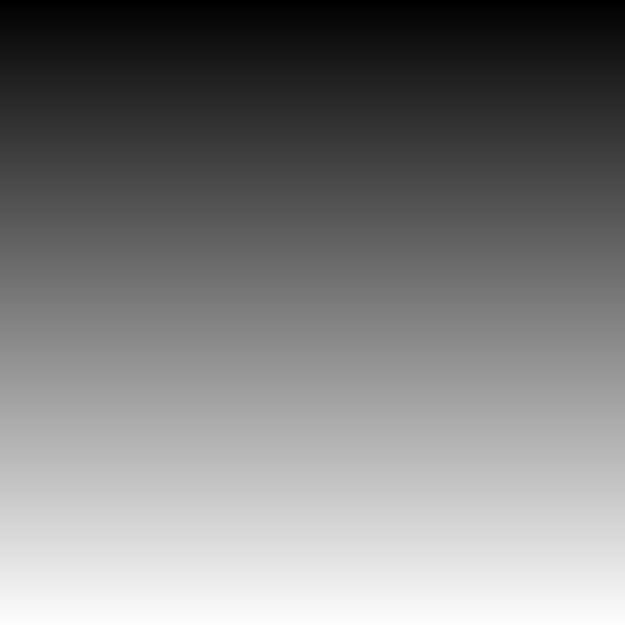
#> input picture CV_ЗОШ/img/grad_grayscale.png, 1250 x 1250 px (shown at 1/2 size); the run also reads 1 picture not shown here
$ jupyter execute --allow-errors Lecture_3.ipynb   (shell and % lines are left out)   (older library calls are emulated)
#> lines starting #> are read from the running program, lines starting #| are printed output that depends on the picture; after the words box and inside, x2 and y2 are one past the last pixel; in counts of white or black regions, pixels touching at a corner belong together
# Лекция №3

## Simple Thresholding

Here, the matter is straight forward. If pixel value is greater than a threshold value, it is assigned one value (may be white), else it is assigned another value (may be black). The function used is __cv2.threshold__. First argument is the source image, which __should be a grayscale image__. Second argument is the threshold value which is used to classify the pixel values. Third argument is the maxVal which represents the value to be given if pixel value is more than (sometimes less than) the threshold value. OpenCV provides different styles of thresholding and it is decided by the fourth parameter of the function. Different types are:

cv2.THRESH_BINARY

cv2.THRESH_BINARY_INV

cv2.THRESH_TRUNC

cv2.THRESH_TOZERO

cv2.THRESH_TOZERO_INV

Documentation clearly explain what each type is meant for. Please check out the documentation.

Two outputs are obtained. First one is a __retval__ which will be explained later. Second output is our thresholded image.

[cell 1]
import numpy as np
import cv2
import matplotlib.pyplot as plt

[cell 2]
img = cv2.imread('img/grad_grayscale.png',0)
#> img is the input picture: shape (1250, 1250); min 0, max 253, mean 126.4

ret,thresh1 = cv2.threshold(img,127,255,cv2.THRESH_BINARY)
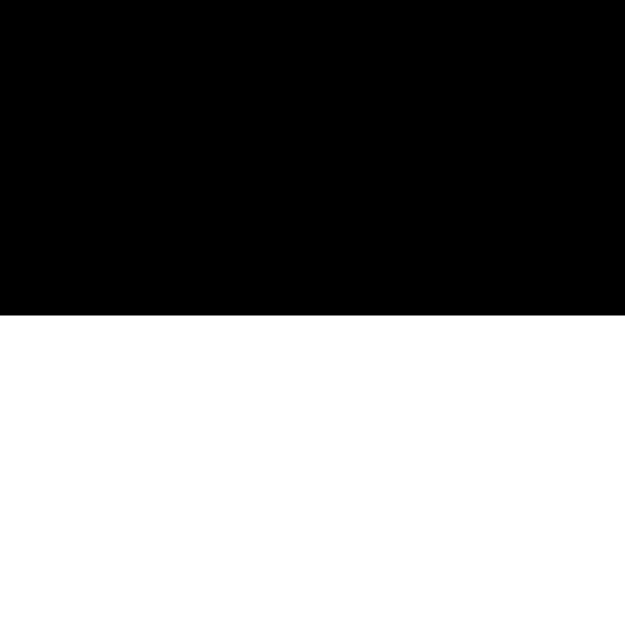
#> thresh1: shape (1250, 1250) (shown at 1/2 size); 49.5% white; 1 white region, box (x1, y1, x2, y2) and area: (0, 631, 1250, 1250) 773750
ret,thresh2 = cv2.threshold(img,127,255,cv2.THRESH_BINARY_INV)
ret,thresh3 = cv2.threshold(img,127,255,cv2.THRESH_TRUNC)
ret,thresh4 = cv2.threshold(img,127,255,cv2.THRESH_TOZERO)
ret,thresh5 = cv2.threshold(img,127,255,cv2.THRESH_TOZERO_INV)
titles = ['Original Image','BINARY','BINARY_INV','TRUNC','TOZERO','TOZERO_INV']
images = [img, thresh1, thresh2, thresh3, thresh4, thresh5]
for i in range(6):
    plt.subplot(2,3,i+1),plt.imshow(images[i],'gray')
    plt.title(titles[i])
    plt.xticks([]),plt.yticks([])
plt.show()

## Adaptive Thresholding

In the previous section, we used a global value as threshold value. But it may not be good in all the conditions where image has different lighting conditions in different areas. In that case, we go for adaptive thresholding. In this, the algorithm calculate the threshold for a small regions of the image. So we get different thresholds for different regions of the same image and it gives us better results for images with varying illumination.

It has three ‘special’ input params and only one output argument.

Adaptive Method - It decides how thresholding value is calculated.

cv2.ADAPTIVE_THRESH_MEAN_C : threshold value is the mean of neighbourhood area.
cv2.ADAPTIVE_THRESH_GAUSSIAN_C : threshold value is the weighted sum of neighbourhood values where weights are a gaussian window.
Block Size - It decides the size of neighbourhood area.

C - It is just a constant which is subtracted from the mean or weighted mean calculated.

Below piece of code compares global thresholding and adaptive thresholding for an image with varying illumination:

[cell 3]
img = cv2.imread('img/sudoku.jpg')
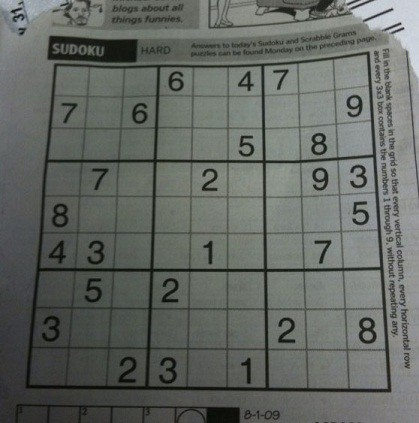
#> input picture CV_ЗОШ/img/sudoku.jpg, 419 x 423 px
#> img is the input picture: shape (423, 419, 3); mean B, G, R 98.9, 103.6, 99.4
img = cv2.cvtColor(img, cv2.COLOR_RGB2GRAY)
#> img: shape (423, 419)
img = cv2.medianBlur(img,5)
ret,th1 = cv2.threshold(img,127,255,cv2.THRESH_BINARY)
#> th1: shape (423, 419); 25.7% white; 62 white regions (31 under 20 px), largest, box (x1, y1, x2, y2) and area: (194, 0, 419, 423) 16594, (265, 56, 372, 160) 8919, (266, 158, 380, 268) 8647
th2 = cv2.adaptiveThreshold(img,255,cv2.ADAPTIVE_THRESH_MEAN_C,cv2.THRESH_BINARY,11,2)
#> th2: shape (423, 419); 77.1% white; 774 black regions (571 under 20 px), largest, box (x1, y1, x2, y2) and area: (25, 51, 392, 393) 10166, (141, 0, 404, 49) 3627, (47, 36, 138, 62) 1325
th3 = cv2.adaptiveThreshold(img,255,cv2.ADAPTIVE_THRESH_GAUSSIAN_C,cv2.THRESH_BINARY,11,2)
#> th3: shape (423, 419); 80.6% white; 829 black regions (587 under 20 px), largest, box (x1, y1, x2, y2) and area: (25, 52, 391, 393) 9350, (139, 0, 401, 47) 1845, (47, 36, 138, 63) 1222
titles = ['Original Image', 'Global Thresholding (v = 127)',
            'Adaptive Mean Thresholding', 'Adaptive Gaussian Thresholding']
images = [img, th1, th2, th3]
for i in range(4):
    plt.subplot(2,2,i+1),plt.imshow(images[i],'gray')
    plt.title(titles[i])
    plt.xticks([]),plt.yticks([])
plt.show()

## Otsu’s Binarization
In the first section, I told you there is a second parameter retVal. Its use comes when we go for Otsu’s Binarization. So what is it?

In global thresholding, we used an arbitrary value for threshold value, right? So, how can we know a value we selected is good or not? Answer is, trial and error method. But consider a bimodal image (In simple words, bimodal image is an image whose histogram has two peaks). For that image, we can approximately take a value in the middle of those peaks as threshold value, right ? That is what Otsu binarization does. So in simple words, it automatically calculates a threshold value from image histogram for a bimodal image. (For images which are not bimodal, binarization won’t be accurate.)

For this, our cv2.threshold() function is used, but pass an extra flag, cv2.THRESH_OTSU. For threshold value, simply pass zero. Then the algorithm finds the optimal threshold value and returns you as the second output, retVal. If Otsu thresholding is not used, retVal is same as the threshold value you used.

Check out below example. Input image is a noisy image. In first case, I applied global thresholding for a value of 127. In second case, I applied Otsu’s thresholding directly. In third case, I filtered image with a 5x5 gaussian kernel to remove the noise, then applied Otsu thresholding. See how noise filtering improves the result.

[cell 4]
img = cv2.imread('img/laba.jpg')
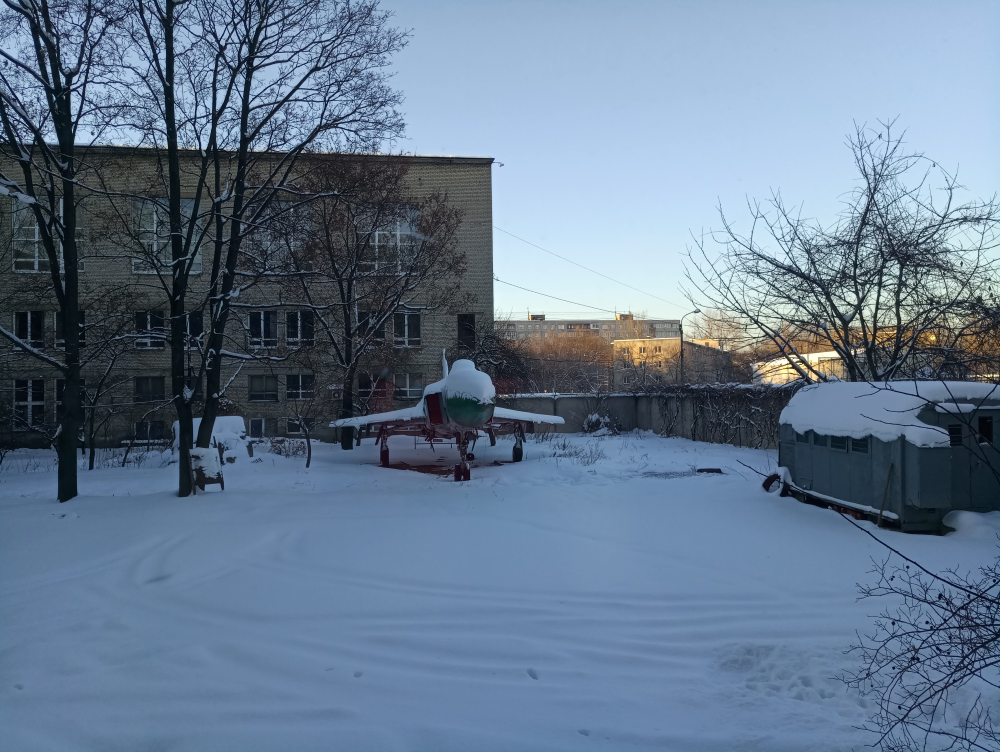
#> input picture CV_ЗОШ/img/laba.jpg, 4000 x 3008 px (shown at 1/4 size)
#> img is the input picture: shape (3008, 4000, 3); mean B, G, R 144.6, 122.2, 102.3
img = cv2.cvtColor(img, cv2.COLOR_RGB2GRAY)
#> img: shape (3008, 4000)
noise_img = img.copy()
mask = np.random.randint(0,2,size=noise_img.shape).astype(np.bool)
r = np.random.rand(*noise_img.shape)*np.max(noise_img)
noise_img[mask] = r[mask]

img = noise_img


# global thresholding
ret1,th1 = cv2.threshold(img,127,255,cv2.THRESH_BINARY)
#> th1: shape (3008, 4000); 55% white; black in thin lines or dots
# Otsu's thresholding
ret2,th2 = cv2.threshold(img,0,255,cv2.THRESH_BINARY+cv2.THRESH_OTSU)
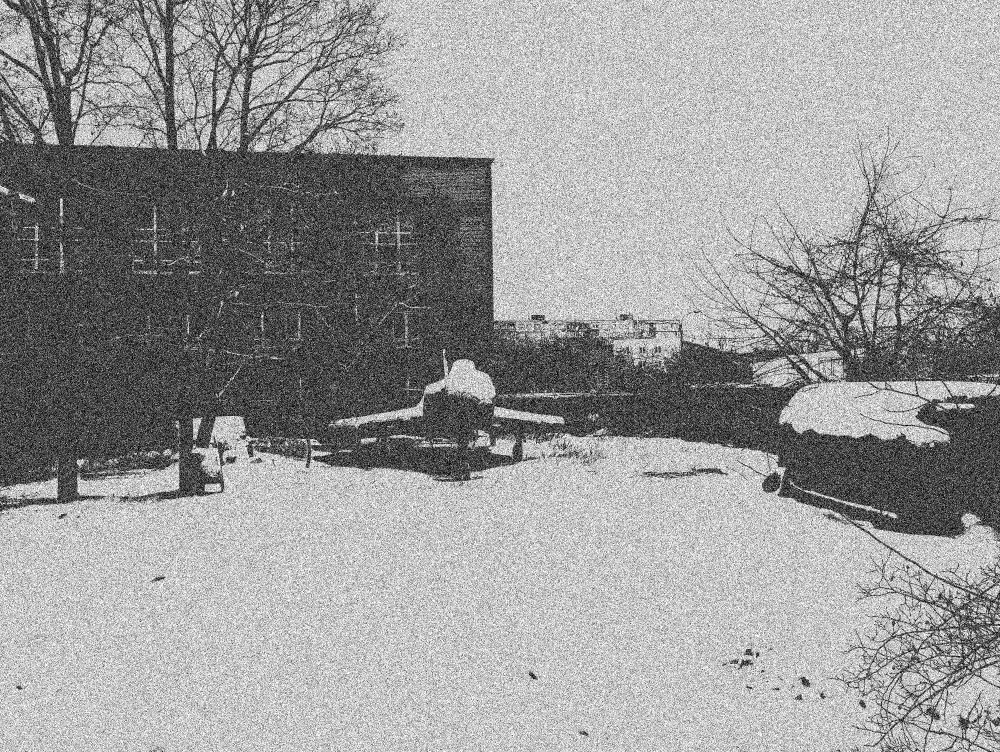
#> th2: shape (3008, 4000) (shown at 1/4 size); 60.5% white; black in thin lines or dots
#> ret2 = 114
# Otsu's thresholding after Gaussian filtering
blur = cv2.GaussianBlur(img,(5,5),0)
ret3,th3 = cv2.threshold(blur,0,255,cv2.THRESH_BINARY+cv2.THRESH_OTSU)
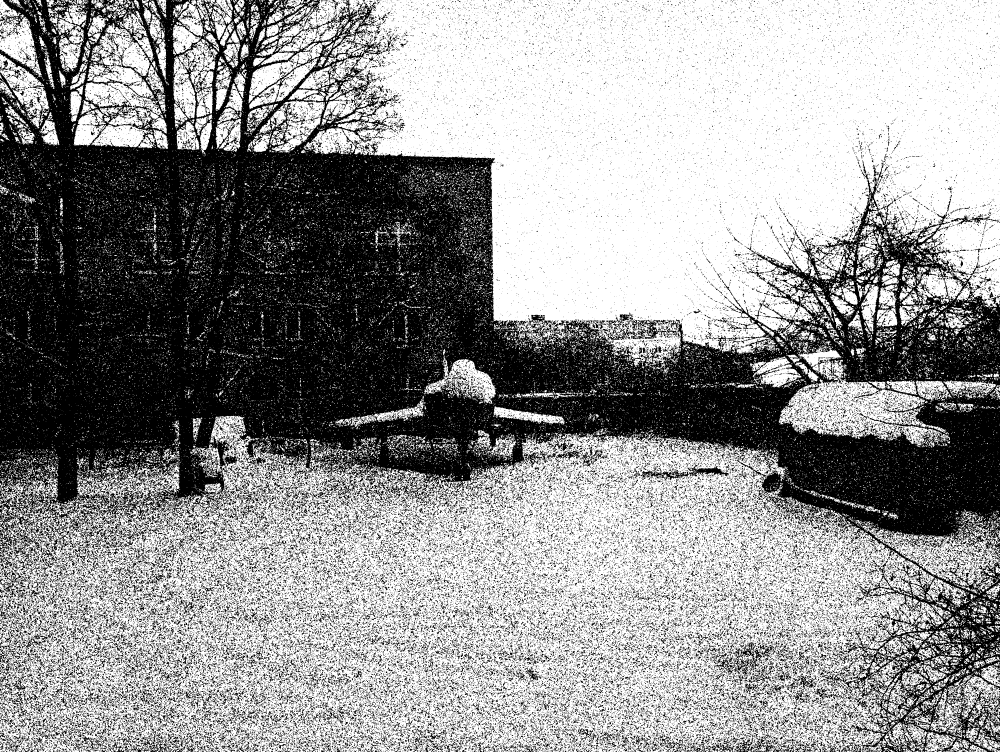
#> th3: shape (3008, 4000) (shown at 1/4 size); 57.4% white; 73658 black regions (59640 under 20 px), largest, box (x1, y1, x2, y2) and area: (0, 0, 4000, 3008) 3929570, (2931, 2568, 3049, 2708) 5191, (2550, 1279, 2665, 1356) 3289
#> ret3 = 122
# plot all the images and their histograms
images = [img, 0, th1,
          img, 0, th2,
          blur, 0, th3]
titles = ['Original Noisy Image','Histogram','Global Thresholding (v=127)',
          'Original Noisy Image','Histogram',"Otsu's Thresholding",
          'Gaussian filtered Image','Histogram',"Otsu's Thresholding"]
for i in range(3):
    plt.subplot(3,3,i*3+1),plt.imshow(images[i*3],'gray')
    plt.title(titles[i*3]), plt.xticks([]), plt.yticks([])
    plt.subplot(3,3,i*3+2),plt.hist(images[i*3].ravel(),256)
    plt.title(titles[i*3+1]), plt.xticks([]), plt.yticks([])
    plt.subplot(3,3,i*3+3),plt.imshow(images[i*3+2],'gray')
    plt.title(titles[i*3+2]), plt.xticks([]), plt.yticks([])
plt.show()

Как работает merge нескольких методов для трешхолда?
***
Разобраться надо с распределением на зашумленной гистограмме

# Контур и как его найти

## Оператор Лапласа

It calculates the Laplacian of the image given by the relation,
$
\Delta src = \frac{\partial ^2{src}}{\partial x^2} + \frac{\partial ^2{src}}{\partial y^2}
$
where each derivative is found using Sobel derivatives. If ksize = 1, then following kernel is used for filtering:
$$
\begin{equation*}
\ K = \begin{vmatrix}
0 & \ 1 & \ 0 \\
1 & \ -4 & \ 1 \\
0 & \ 1 & \ 0
\end{vmatrix}
\end{equation*}
$$

[cell 5]
img = cv2.imread('img/road_2.jpg')
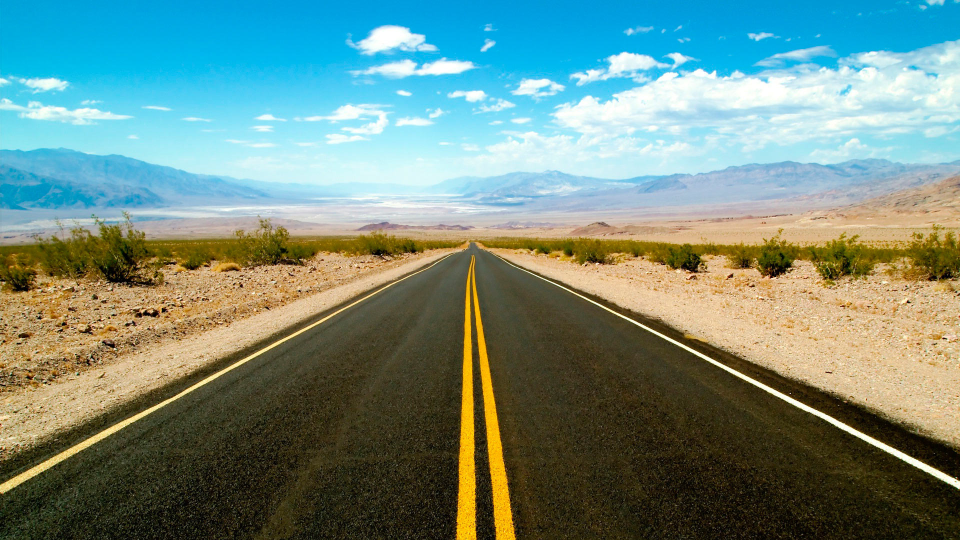
#> input picture CV_ЗОШ/img/road_2.jpg, 1920 x 1080 px (shown at 1/2 size)
#> img is the input picture: shape (1080, 1920, 3); mean B, G, R 127.9, 139, 112.9
gray_img = cv2.cvtColor(img, cv2.COLOR_RGB2GRAY)

laplac = cv2.Laplacian(gray_img, cv2.THRESH_BINARY, scale=0.01, ksize=5)

fig, m_axs = plt.subplots(1,2, figsize=(14,12))
ax1, ax2 = m_axs

ax1.set_title('gray')
ax1.imshow(gray_img, cmap='gray')
ax2.set_title('laplaccian')
ax2.imshow(laplac, cmap='gray');

## Детектор границ Кенни (Canny)

https://ru.wikipedia.org/wiki/%D0%9E%D0%BF%D0%B5%D1%80%D0%B0%D1%82%D0%BE%D1%80_%D0%9A%D1%8D%D0%BD%D0%BD%D0%B8

Theory
Canny Edge Detection is a popular edge detection algorithm. It was developed by John F. __Canny in:__

1. It is a multi-stage algorithm and we will go through each stages.

2. __Noise Reduction__

Since edge detection is susceptible to noise in the image, first step is to remove the noise in the image with a 5x5 Gaussian filter. We have already seen this in previous chapters.

3. __Finding Intensity Gradient of the Image__

Smoothened image is then filtered with a Sobel kernel in both horizontal and vertical direction to get first derivative in horizontal direction ( Gx) and vertical direction ( Gy). From these two images, we can find edge gradient and direction for each pixel as follows:

$$
Edge(G) = \sqrt{ G_x^2 + G_y^2}
$$
$$
Angle(\theta) = \tan^{-1}(\frac{G_x}{G_y})
$$

Gradient direction is always perpendicular to edges. It is rounded to one of four angles representing vertical, horizontal and two diagonal directions.

4. __Non-maximum Suppression__

After getting gradient magnitude and direction, a full scan of image is done to remove any unwanted pixels which may not constitute the edge. For this, at every pixel, pixel is checked if it is a local maximum in its neighborhood in the direction of gradient. Check the image below:

img

Point A is on the edge ( in vertical direction). Gradient direction is normal to the edge. Point B and C are in gradient directions. So point A is checked with point B and C to see if it forms a local maximum. If so, it is considered for next stage, otherwise, it is suppressed ( put to zero).

In short, the result you get is a binary image with "thin edges".

5. __Hysteresis Thresholding__

This stage decides which are all edges are really edges and which are not. For this, we need two threshold values, minVal and maxVal. Any edges with intensity gradient more than maxVal are sure to be edges and those below minVal are sure to be non-edges, so discarded. Those who lie between these two thresholds are classified edges or non-edges based on their connectivity. If they are connected to "sure-edge" pixels, they are considered to be part of edges. Otherwise, they are also discarded. See the image below:

img

The edge A is above the maxVal, so considered as "sure-edge". Although edge C is below maxVal, it is connected to edge A, so that also considered as valid edge and we get that full curve. But edge B, although it is above minVal and is in same region as that of edge C, it is not connected to any "sure-edge", so that is discarded. So it is very important that we have to select minVal and maxVal accordingly to get the correct result.

This stage also removes small pixels noises on the assumption that edges are long lines.

So what we finally get is strong edges in the image.

### Canny Edge Detection in OpenCV

OpenCV puts all the above in single function, __cv2.Canny()__. We will see how to use it. First argument is our input image. Second and third arguments are our minVal and maxVal respectively. Third argument is aperture_size. It is the size of Sobel kernel used for find image gradients. By default it is 3. Last argument is L2gradient which specifies the equation for finding gradient magnitude. If it is True, it uses the equation mentioned above which is more accurate, otherwise it uses this function: Edge_Gradient($G$) = |$G_x$| + |$G_y$|. By default, it is False.

[cell 6]
img = cv2.imread('img/road_2.jpg')
img = cv2.cvtColor(img, cv2.COLOR_RGB2GRAY)
#img = cv2.resize(img, (1500, 1000))

#sobel = cv2.Sobel(img, cv2.CV_64F, 0, 1, ksize=5)
edges = cv2.Canny(img,360,360,5)
#> edges: shape (1080, 1920); 1.7% white in thin lines or dots

fig, m_axs = plt.subplots(1, 2, figsize=(12, 5))
ax1, ax2 = m_axs

ax1.set_title('Original Image')
ax1.imshow(img, cmap='gray')
ax2.set_title('Edge Image')
ax2.imshow(edges, cmap='gray');

__Контрольные вопросы:__

В чем минусы сразу брать границы у такого изображения?

Можно настроить параметы алгоритма так, чтобы выделить здание?

Что нужно исправить с картинкой?
***
Почему это работает плохо тут?
Где будет работать хорошо? Зачем это нужно? (выделения полосы движения на дороге, локальные задачи поиска предметов)

Выделить цвет, который характерен для исследуемого объекта, затем применить поиск границ

# Самостоятельная работа

## Микс из разных операторов для выделения границ

несколько примеров о последовательном приминении фильтров для выделения границ на разных изображениях

[cell 7]
# Теперь пощупаем несколько филттров и их комбинации --- Это для лекции №3
## сюда же морфологию еще прикрутить


img = cv2.imread('img/laba.jpg')
img = cv2.resize(img.copy(), (600, 400))
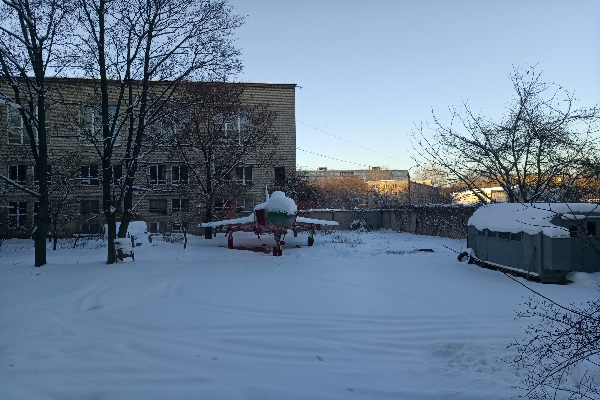
#> img: shape (400, 600, 3); mean B, G, R 144.6, 122.1, 102.2
## для отрисовки в pyplot
img = cv2.cvtColor(img, cv2.COLOR_BGR2RGB)
## Лапласиан
kernel = np.array([[0, -1, 0], [-1, 4, -1], [0, -1, 0]], dtype=np.float32)/0.1

## переведем изображение в оттенки серого - цвет нам тут не нужен
gray = cv2.cvtColor(img.copy(), cv2.COLOR_RGB2GRAY)
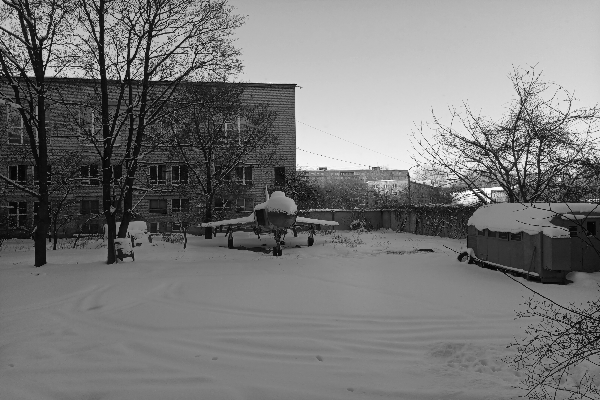
#> gray: shape (400, 600); min 1, max 255, mean 118.7


## Попробуем несколько типов блюра
blur = cv2.blur(gray, (3,3))                       ## осреднение значений в ядре
#> blur: shape (400, 600)
gaus_blur = cv2.GaussianBlur(gray, (5,5), 0)       ## гауссов блюр
#> (the rest of the program and of its run is left out)
